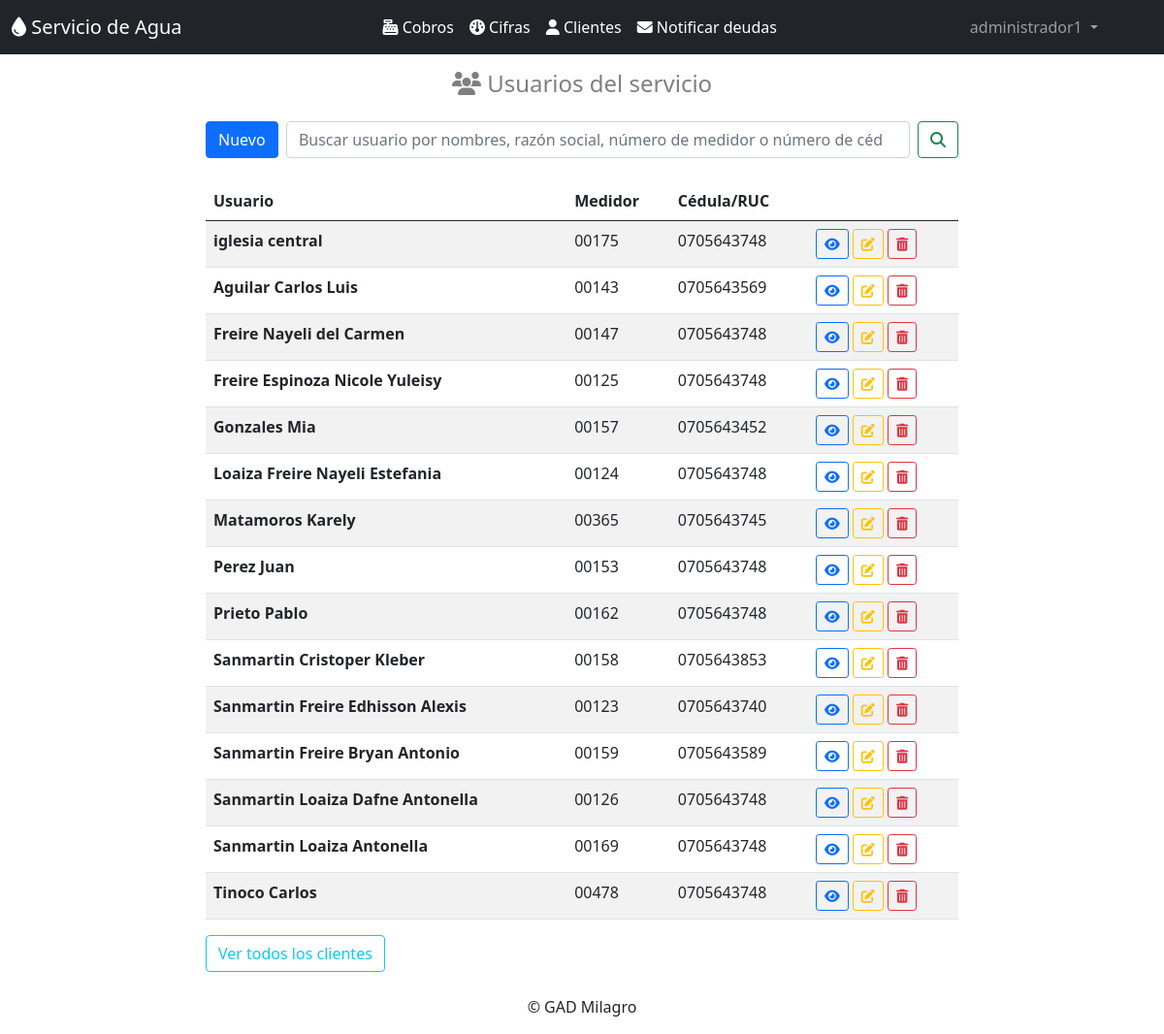
Page /clientes/ (signed in) on the earlier database version.
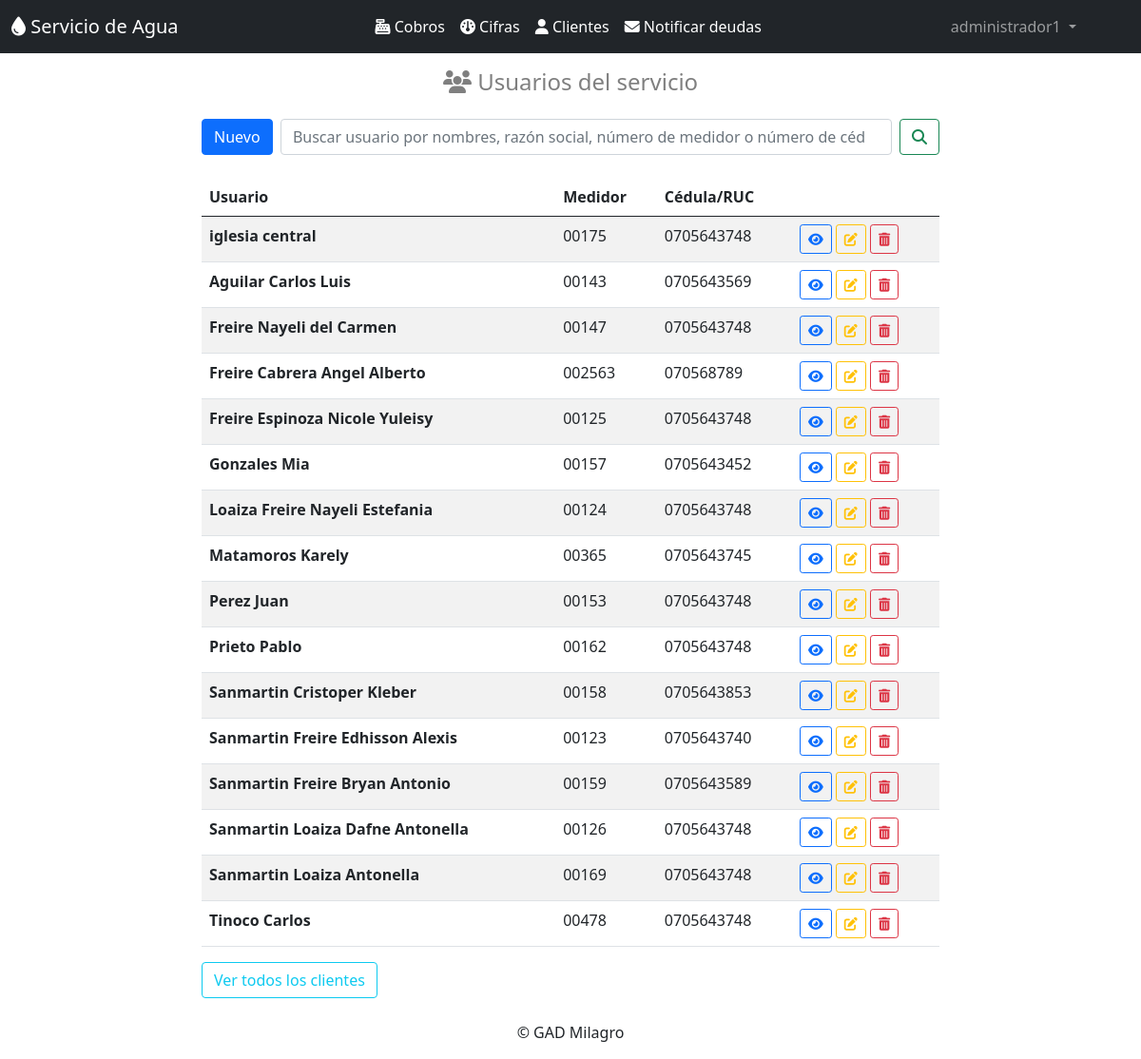
Same page on the later database version.
### clientes/models.py (models this page shows, shortened)
class Cliente(models.Model):
    nombres=models.CharField(max_length=50)
    apellidos=models.CharField(max_length=30,null=True, blank=True)
    detalle=models.CharField(max_length=30,null=True, blank=True)
    medidor=models.CharField(max_length=10, unique=True)
    cedula=models.CharField(max_length=15)
    email=models.EmailField()
    direccion=models.CharField(max_length=50,null=True, blank=True)
    celular=models.CharField(max_length=10,null=True, blank=True)
    deuda=models.CharField(max_length=1, choices=deuda, default='n',null=True, blank=True)
    ultima_cifra=models.CharField(max_length=30,default='null',null=True, blank=True)
    class Meta:
        db_table = 'cliente'
        verbose_name = 'Cliente'
        verbose_name_plural = 'clientes'
        ordering = ['apellidos']

### clientes/views.py (the view, shortened to what this page needs)
# urls.py: path('clientes/', listar_clientes, name="listarclientes"),
def listar_clientes(request):
    busqueda = request.GET.get("buscar")
    try:
        clientes = Cliente.objects.all()
    except Cliente.DoesNotExist:
                raise Http404
    return render(request, "clientes.html", {"clientes": clientes})

### templates/clientes.html (shortened to what this page needs)
{% extends "home.html" %}
{% block content %}
<div class="container mb-1 " style="max-width: 800px;">
    <h4 class="text-black-50 text-center py-3"><i class="fa-solid fa-users"></i> Usuarios del servicio </h4>
</div>
<div class="container " style="max-width: 800px;">
    <form class="d-flex" method="GET">
        <a class="btn btn-primary" href="/crearcliente">Nuevo</a> &nbsp;&nbsp;
        <input class="form-control me-2" type="search" placeholder="Buscar usuario por nombres, razón social, número de medidor o número de cédula" aria-label="Search" name="buscar" value="">
        <button class="btn btn-outline-success" type="submit"><i class="fa-solid fa-magnifying-glass"></i></button>
    </form>
</div>
<div class="container py-4" style="max-width: 800px;">
    <table class="table table-responsive table-striped">
        <thead>
            <tr>
                <th>Usuario</th>
                <th>Medidor</th>
                <th>Cédula/RUC</th>
                <th></th>
            </tr>
        </thead>
        <tbody>
            {% for cliente in clientes %}
            <tr>
              <th scope="row">{% if cliente.apellidos == None %}  {% else %} {{ cliente.apellidos }} {% endif %}{{ cliente.nombres }} </th>
                <td>{{ cliente.medidor }}</td>
                <td>{{ cliente.cedula }}</td>
                <td><a class="btn btn-sm btn-outline-primary " href="/vercliente/{{cliente.id}}"><i class="fa-solid fa-eye"></i></a>
                    <a class="btn btn-sm btn-outline-warning" href="/editarcliente/{{cliente.id}}"><i class="fa-solid fa-pen-to-square"></i></a>
                    <a class="btn btn-sm btn-outline-danger" href="/eliminarcliente/{{cliente.id}}"><i class="fa-solid fa-trash-can"></i></a>
                </td>
            </tr>
            {% endfor %}
        </tbody>
    </table>
    <a class="btn btn-outline-info" href="/clientes">Ver todos los clientes</a> &nbsp;&nbsp;
</div>
{% endblock %}

Differences in the rows shown:
added Cliente: apellidos "Freire Cabrera", nombres "Angel Alberto", medidor "002563", cedula "070568789"
